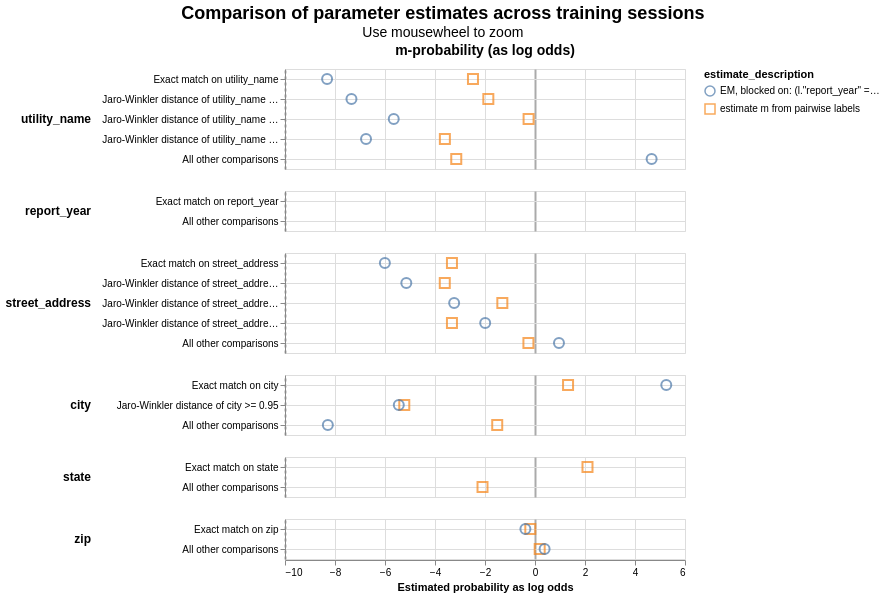

The code cell stored with this chart in its notebook:
### Markdown cell above
This chart compares m values from different training sessions. The EM (blue circles) is unsupervised, the orange squares the labeled data training run. The m values are the proportion of records falling into each ComparisonLevel amongst truly matching records, so I think it makes sense that the unsupervised run is more pessimistic, because it's assuming that "weird matches" are not truly matching records. Maybe that's a half baked thought, this chart is a little hard to infer anything from. Ignore report_year here as we're only using it for blockign.

### Code cell
linker.visualisations.parameter_estimate_comparisons_chart()

### Figure 1 — Vega-Lite specification as saved in the notebook (floating-point values rounded to 4 significant figures)
{"config": {"view": {"continuousWidth": 400, "continuousHeight": 300}, "title": {"anchor": "middle", "fontSize": 18, "subtitleFontSize": 14}}, "data": {"name": "data-57eecb2740ff2cd16edfae0647260c25"}, "mark": {"type": "point", "filled": false, "opacity": 0.7, "size": 100}, "encoding": {"color": {"field": "estimate_description", "type": "nominal"}, "column": {"align": "each", "field": "col_header", "header": {"labelFontSize": 14, "labelFontWeight": "bold"}, "title": null, "type": "nominal"}, "row": {"align": "each", "field": "comparison_name", "header": {"labelAlign": "left", "labelAnchor": "middle", "labelAngle": 0, "labelFontSize": 12, "labelFontWeight": "bold"}, "sort": {"field": "comparison_sort_order"}, "title": null, "type": "nominal"}, "shape": {"field": "estimate_description", "scale": {"range": ["circle", "square", "triangle", "diamond"]}, "type": "nominal"}, "tooltip": [{"field": "comparison_name", "type": "nominal"}, {"field": "estimate_description", "type": "nominal"}, {"field": "estimated_probability", "type": "quantitative"}], "x": {"axis": {"gridColor": {"condition": {"test": "abs(datum.value / 10)  <= 1 & datum.value % 10 === 0", "value": "#aaa"}, "value": "#ddd"}, "gridDash": {"condition": {"test": "abs(datum.value / 10) == 1", "value": [3]}, "value": null}, "gridWidth": {"condition": {"test": "abs(datum.value / 10)  <= 1 & datum.value % 10 === 0", "value": 2}, "value": 1}}, "field": "estimated_probability_as_log_odds", "title": "Estimated probability as log odds", "type": "quantitative"}, "y": {"axis": {"grid": true, "title": null}, "field": "comparison_level_label", "sort": {"field": "comparison_vector_value", "order": "descending"}, "type": "nominal"}}, "params": [{"name": "mouse_zoom", "select": {"type": "interval", "encodings": ["x"]}, "bind": "scales"}], "resolve": {"scale": {"y": "independent"}}, "title": {"text": "Comparison of parameter estimates across training sessions", "subtitle": "Use mousewheel to zoom"}, "transform": [{"calculate": "datum.m_or_u + '-probability (as log odds)'", "as": "col_header"}], "$schema": "https://vega.github.io/schema/vega-lite/v5.9.3.json", "datasets": {"data-57eecb2740ff2cd16edfae0647260c25": [{"m_or_u": "m", "estimated_probability": 0.1519, "estimate_description": "estimate m from pairwise labels", "estimated_probability_as_log_odds": -2.481, "sql_condition": "\"utility_name_l\" = \"utility_name_r\"", "comparison_level_label": "Exact match on utility_name", "comparison_vector_value": 4, "comparison_name": "utility_name", "comparison_sort_order": 0}, {"m_or_u": "m", "estimated_probability": 0.003127, "estimate_description": "EM, blocked on: (l.\"report_year\" = r.\"report_year\") AND (l.\"state\" = r.\"state\")", "estimated_probability_as_log_odds": -8.316, "sql_condition": "\"utility_name_l\" = \"utility_name_r\"", "comparison_level_label": "Exact match on utility_name", "comparison_vector_value": 4, "comparison_name": "utility_name", "comparison_sort_order": 0}, {"m_or_u": "m", "estimated_probability": 0.2152, "estimate_description": "estimate m from pairwise labels", "estimated_probability_as_log_odds": -1.867, "sql_condition": "jaro_winkler_similarity(\"utility_name_l\", \"utility_name_r\") >= 0.97", "comparison_level_label": "Jaro-Winkler distance of utility_name >= 0.97", "comparison_vector_value": 3, "comparison_name": "utility_name", "comparison_sort_order": 0}, {"m_or_u": "m", "estimated_probability": 0.006126, "estimate_description": "EM, blocked on: (l.\"report_year\" = r.\"report_year\") AND (l.\"state\" = r.\"state\")", "estimated_probability_as_log_odds": -7.342, "sql_condition": "jaro_winkler_similarity(\"utility_name_l\", \"utility_name_r\") >= 0.97", "comparison_level_label": "Jaro-Winkler distance of utility_name >= 0.97", "comparison_vector_value": 3, "comparison_name": "utility_name", "comparison_sort_order": 0}, {"m_or_u": "m", "estimated_probability": 0.4557, "estimate_description": "estimate m from pairwise labels", "estimated_probability_as_log_odds": -0.2563, "sql_condition": "jaro_winkler_similarity(\"utility_name_l\", \"utility_name_r\") >= 0.93", "comparison_level_label": "Jaro-Winkler distance of utility_name >= 0.93", "comparison_vector_value": 2, "comparison_name": "utility_name", "comparison_sort_order": 0}, {"m_or_u": "m", "estimated_probability": 0.01952, "estimate_description": "EM, blocked on: (l.\"report_year\" = r.\"report_year\") AND (l.\"state\" = r.\"state\")", "estimated_probability_as_log_odds": -5.65, "sql_condition": "jaro_winkler_similarity(\"utility_name_l\", \"utility_name_r\") >= 0.93", "comparison_level_label": "Jaro-Winkler distance of utility_name >= 0.93", "comparison_vector_value": 2, "comparison_name": "utility_name", "comparison_sort_order": 0}, {"m_or_u": "m", "estimated_probability": 0.07595, "estimate_description": "estimate m from pairwise labels", "estimated_probability_as_log_odds": -3.605, "sql_condition": "jaro_winkler_similarity(\"utility_name_l\", \"utility_name_r\") >= 0.88", "comparison_level_label": "Jaro-Winkler distance of utility_name >= 0.88", "comparison_vector_value": 1, "comparison_name": "utility_name", "comparison_sort_order": 0}, {"m_or_u": "m", "estimated_probability": 0.009152, "estimate_description": "EM, blocked on: (l.\"report_year\" = r.\"report_year\") AND (l.\"state\" = r.\"state\")", "estimated_probability_as_log_odds": -6.758, "sql_condition": "jaro_winkler_similarity(\"utility_name_l\", \"utility_name_r\") >= 0.88", "comparison_level_label": "Jaro-Winkler distance of utility_name >= 0.88", "comparison_vector_value": 1, "comparison_name": "utility_name", "comparison_sort_order": 0}, {"m_or_u": "m", "estimated_probability": 0.1013, "estimate_description": "estimate m from pairwise labels", "estimated_probability_as_log_odds": -3.15, "sql_condition": "ELSE", "comparison_level_label": "All other comparisons", "comparison_vector_value": 0, "comparison_name": "utility_name", "comparison_sort_order": 0}, {"m_or_u": "m", "estimated_probability": 0.9621, "estimate_description": "EM, blocked on: (l.\"report_year\" = r.\"report_year\") AND (l.\"state\" = r.\"state\")", "estimated_probability_as_log_odds": 4.665, "sql_condition": "ELSE", "comparison_level_label": "All other comparisons", "comparison_vector_value": 0, "comparison_name": "utility_name", "comparison_sort_order": 0}, {"m_or_u": "m", "estimated_probability": 1.0, "estimate_description": "estimate m from pairwise labels", "estimated_probability_as_log_odds": null, "sql_condition": "\"report_year_l\" = \"report_year_r\"", "comparison_level_label": "Exact match on report_year", "comparison_vector_value": 1, "comparison_name": "report_year", "comparison_sort_order": 1}, {"m_or_u": "m", "estimated_probability": "level not observed in training dataset", "estimate_description": "estimate m from pairwise labels", "estimated_probability_as_log_odds": null, "sql_condition": "ELSE", "comparison_level_label": "All other comparisons", "comparison_vector_value": 0, "comparison_name": "report_year", "comparison_sort_order": 1}, {"m_or_u": "m", "estimated_probability": 0.09091, "estimate_description": "estimate m from pairwise labels", "estimated_probability_as_log_odds": -3.322, "sql_condition": "\"street_address_l\" = \"street_address_r\"", "comparison_level_label": "Exact match on street_address", "comparison_vector_value": 4, "comparison_name": "street_address", "comparison_sort_order": 2}, {"m_or_u": "m", "estimated_probability": 0.01533, "estimate_description": "EM, blocked on: (l.\"report_year\" = r.\"report_year\") AND (l.\"state\" = r.\"state\")", "estimated_probability_as_log_odds": -6.005, "sql_condition": "\"street_address_l\" = \"street_address_r\"", "comparison_level_label": "Exact match on street_address", "comparison_vector_value": 4, "comparison_name": "street_address", "comparison_sort_order": 2}, {"m_or_u": "m", "estimated_probability": 0.07576, "estimate_description": "estimate m from pairwise labels", "estimated_probability_as_log_odds": -3.609, "sql_condition": "jaro_winkler_similarity(\"street_address_l\", \"street_address_r\") >= 0.97", "comparison_level_label": "Jaro-Winkler distance of street_address >= 0.97", "comparison_vector_value": 3, "comparison_name": "street_address", "comparison_sort_order": 2}, {"m_or_u": "m", "estimated_probability": 0.02744, "estimate_description": "EM, blocked on: (l.\"report_year\" = r.\"report_year\") AND (l.\"state\" = r.\"state\")", "estimated_probability_as_log_odds": -5.147, "sql_condition": "jaro_winkler_similarity(\"street_address_l\", \"street_address_r\") >= 0.97", "comparison_level_label": "Jaro-Winkler distance of street_address >= 0.97", "comparison_vector_value": 3, "comparison_name": "street_address", "comparison_sort_order": 2}, {"m_or_u": "m", "estimated_probability": 0.2879, "estimate_description": "estimate m from pairwise labels", "estimated_probability_as_log_odds": -1.307, "sql_condition": "jaro_winkler_similarity(\"street_address_l\", \"street_address_r\") >= 0.92", "comparison_level_label": "Jaro-Winkler distance of street_address >= 0.92", "comparison_vector_value": 2, "comparison_name": "street_address", "comparison_sort_order": 2}, {"m_or_u": "m", "estimated_probability": 0.09608, "estimate_description": "EM, blocked on: (l.\"report_year\" = r.\"report_year\") AND (l.\"state\" = r.\"state\")", "estimated_probability_as_log_odds": -3.234, "sql_condition": "jaro_winkler_similarity(\"street_address_l\", \"street_address_r\") >= 0.92", "comparison_level_label": "Jaro-Winkler distance of street_address >= 0.92", "comparison_vector_value": 2, "comparison_name": "street_address", "comparison_sort_order": 2}, {"m_or_u": "m", "estimated_probability": 0.09091, "estimate_description": "estimate m from pairwise labels", "estimated_probability_as_log_odds": -3.322, "sql_condition": "jaro_winkler_similarity(\"street_address_l\", \"street_address_r\") >= 0.85", "comparison_level_label": "Jaro-Winkler distance of street_address >= 0.85", "comparison_vector_value": 1, "comparison_name": "street_address", "comparison_sort_order": 2}, {"m_or_u": "m", "estimated_probability": 0.2009, "estimate_description": "EM, blocked on: (l.\"report_year\" = r.\"report_year\") AND (l.\"state\" = r.\"state\")", "estimated_probability_as_log_odds": -1.992, "sql_condition": "jaro_winkler_similarity(\"street_address_l\", \"street_address_r\") >= 0.85", "comparison_level_label": "Jaro-Winkler distance of street_address >= 0.85", "comparison_vector_value": 1, "comparison_name": "street_address", "comparison_sort_order": 2}, {"m_or_u": "m", "estimated_probability": 0.4545, "estimate_description": "estimate m from pairwise labels", "estimated_probability_as_log_odds": -0.263, "sql_condition": "ELSE", "comparison_level_label": "All other comparisons", "comparison_vector_value": 0, "comparison_name": "street_address", "comparison_sort_order": 2}, {"m_or_u": "m", "estimated_probability": 0.6603, "estimate_description": "EM, blocked on: (l.\"report_year\" = r.\"report_year\") AND (l.\"state\" = r.\"state\")", "estimated_probability_as_log_odds": 0.9588, "sql_condition": "ELSE", "comparison_level_label": "All other comparisons", "comparison_vector_value": 0, "comparison_name": "street_address", "comparison_sort_order": 2}, {"m_or_u": "m", "estimated_probability": 0.7143, "estimate_description": "estimate m from pairwise labels", "estimated_probability_as_log_odds": 1.322, "sql_condition": "\"city_l\" = \"city_r\"", "comparison_level_label": "Exact match on city", "comparison_vector_value": 2, "comparison_name": "city", "comparison_sort_order": 3}, {"m_or_u": "m", "estimated_probability": 0.9744, "estimate_description": "EM, blocked on: (l.\"report_year\" = r.\"report_year\") AND (l.\"state\" = r.\"state\")", "estimated_probability_as_log_odds": 5.251, "sql_condition": "\"city_l\" = \"city_r\"", "comparison_level_label": "Exact match on city", "comparison_vector_value": 2, "comparison_name": "city", "comparison_sort_order": 3}, {"m_or_u": "m", "estimated_probability": 0.02597, "estimate_description": "estimate m from pairwise labels", "estimated_probability_as_log_odds": -5.229, "sql_condition": "jaro_winkler_similarity(\"city_l\", \"city_r\") >= 0.95", "comparison_level_label": "Jaro-Winkler distance of city >= 0.95", "comparison_vector_value": 1, "comparison_name": "city", "comparison_sort_order": 3}, {"m_or_u": "m", "estimated_probability": 0.02239, "estimate_description": "EM, blocked on: (l.\"report_year\" = r.\"report_year\") AND (l.\"state\" = r.\"state\")", "estimated_probability_as_log_odds": -5.448, "sql_condition": "jaro_winkler_similarity(\"city_l\", \"city_r\") >= 0.95", "comparison_level_label": "Jaro-Winkler distance of city >= 0.95", "comparison_vector_value": 1, "comparison_name": "city", "comparison_sort_order": 3}, {"m_or_u": "m", "estimated_probability": 0.2597, "estimate_description": "estimate m from pairwise labels", "estimated_probability_as_log_odds": -1.511, "sql_condition": "ELSE", "comparison_level_label": "All other comparisons", "comparison_vector_value": 0, "comparison_name": "city", "comparison_sort_order": 3}, {"m_or_u": "m", "estimated_probability": 0.003193, "estimate_description": "EM, blocked on: (l.\"report_year\" = r.\"report_year\") AND (l.\"state\" = r.\"state\")", "estimated_probability_as_log_odds": -8.286, "sql_condition": "ELSE", "comparison_level_label": "All other comparisons", "comparison_vector_value": 0, "comparison_name": "city", "comparison_sort_order": 3}, {"m_or_u": "m", "estimated_probability": 0.8108, "estimate_description": "estimate m from pairwise labels", "estimated_probability_as_log_odds": 2.1, "sql_condition": "\"state_l\" = \"state_r\"", "comparison_level_label": "Exact match on state", "comparison_vector_value": 1, "comparison_name": "state", "comparison_sort_order": 4}, {"m_or_u": "m", "estimated_probability": 0.1892, "estimate_description": "estimate m from pairwise labels", "estimated_probability_as_log_odds": -2.1, "sql_condition": "ELSE", "comparison_level_label": "All other comparisons", "comparison_vector_value": 0, "comparison_name": "state", "comparison_sort_order": 4}, {"m_or_u": "m", "estimated_probability": 0.4675, "estimate_description": "estimate m from pairwise labels", "estimated_probability_as_log_odds": -0.1876, "sql_condition": "\"zip_l\" = \"zip_r\"", "comparison_level_label": "Exact match on zip", "comparison_vector_value": 1, "comparison_name": "zip", "comparison_sort_order": 5}, {"m_or_u": "m", "estimated_probability": 0.4338, "estimate_description": "EM, blocked on: (l.\"report_year\" = r.\"report_year\") AND (l.\"state\" = r.\"state\")", "estimated_probability_as_log_odds": -0.3841, "sql_condition": "\"zip_l\" = \"zip_r\"", "comparison_level_label": "Exact match on zip", "comparison_vector_value": 1, "comparison_name": "zip", "comparison_sort_order": 5}, {"m_or_u": "m", "estimated_probability": 0.5325, "estimate_description": "estimate m from pairwise labels", "estimated_probability_as_log_odds": 0.1876, "sql_condition": "ELSE", "comparison_level_label": "All other comparisons", "comparison_vector_value": 0, "comparison_name": "zip", "comparison_sort_order": 5}, {"m_or_u": "m", "estimated_probability": 0.5662, "estimate_description": "EM, blocked on: (l.\"report_year\" = r.\"report_year\") AND (l.\"state\" = r.\"state\")", "estimated_probability_as_log_odds": 0.3841, "sql_condition": "ELSE", "comparison_level_label": "All other comparisons", "comparison_vector_value": 0, "comparison_name": "zip", "comparison_sort_order": 5}]}}
